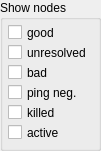
   <widget class="QGroupBox" name="groupBoxShowNodes">
    <property name="geometry">
     <rect>
      <x>110</x>
      <y>170</y>
      <width>101</width>
      <height>151</height>
     </rect>
    </property>
    <property name="autoFillBackground">
     <bool>true</bool>
    </property>
    <property name="title">
     <string>Show nodes</string>
    </property>
    <widget class="QCheckBox" name="cbShowGood">
     <property name="geometry">
      <rect>
       <x>8</x>
       <y>24</y>
       <width>70</width>
       <height>17</height>
      </rect>
     </property>
     <property name="text">
      <string>good</string>
     </property>
    </widget>
    <widget class="QCheckBox" name="cbShowBad">
     <property name="geometry">
      <rect>
       <x>8</x>
       <y>64</y>
       <width>70</width>
       <height>17</height>
      </rect>
     </property>
     <property name="text">
      <string>bad</string>
     </property>
    </widget>
    <widget class="QCheckBox" name="cbShowPing">
     <property name="geometry">
      <rect>
       <x>8</x>
       <y>84</y>
       <width>71</width>
       <height>17</height>
      </rect>
     </property>
     <property name="text">
      <string>ping neg.</string>
     </property>
    </widget>
    <widget class="QCheckBox" name="cbShowUnresolved">
     <property name="geometry">
      <rect>
       <x>8</x>
       <y>44</y>
       <width>81</width>
       <height>17</height>
      </rect>
     </property>
     <property name="text">
      <string>unresolved</string>
     </property>
    </widget>
    <widget class="QCheckBox" name="cbShowKilled">
     <property name="geometry">
      <rect>
       <x>8</x>
       <y>104</y>
       <width>71</width>
       <height>17</height>
      </rect>
     </property>
     <property name="text">
      <string>killed</string>
     </property>
    </widget>
    <widget class="QCheckBox" name="cbShowActive">
     <property name="geometry">
      <rect>
       <x>8</x>
       <y>124</y>
       <width>71</width>
       <height>17</height>
      </rect>
     </property>
     <property name="text">
      <string>active</string>
     </property>
    </widget>
   </widget>
